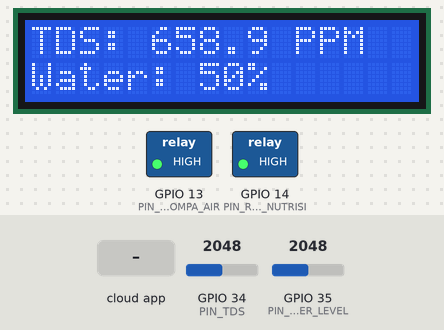
A program run on a simulated ESP32. Shown: 16×2 character LCD, switched loads named in the program (green lamp = pin HIGH). The inputs (shaded band) are chosen by the test bench; at power-on: GPIO 35 (PIN_WATER_LEVEL) = 2048, GPIO 34 (PIN_TDS) = 2048. WiFi joins after 1.5 s; servers stay silent unless stated; EEPROM starts erased; the Firebase database answers and starts empty; what the program prints to the serial monitor is not drawn.

Above: at 5.9 s.
6.0 s: the phone or cloud app sets status to 1
At 6.7 s:
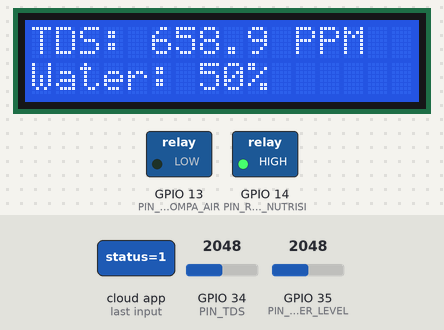
7.7 s: GPIO 35 (PIN_WATER_LEVEL) set to 850
At 11.1 s:
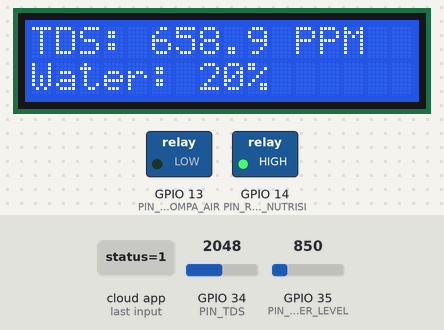
11.9 s: GPIO 35 (PIN_WATER_LEVEL) set to 761
At 16.8 s:
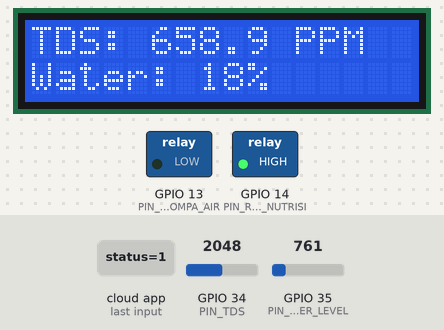
17.1 s: GPIO 34 (PIN_TDS) set to 2866
At 21.5 s:
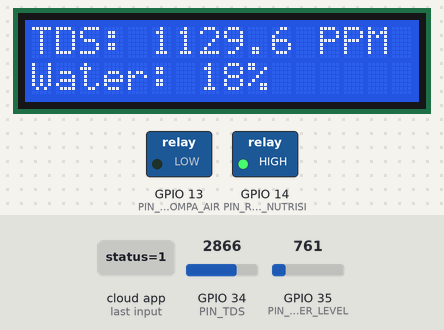
22.3 s: GPIO 34 (PIN_TDS) set to 3603
At 27.4 s:
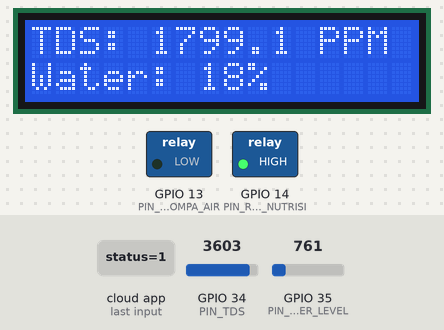
Timing chart, 0 to 28.9 s (numbered marks = the images above; inputs shaded):
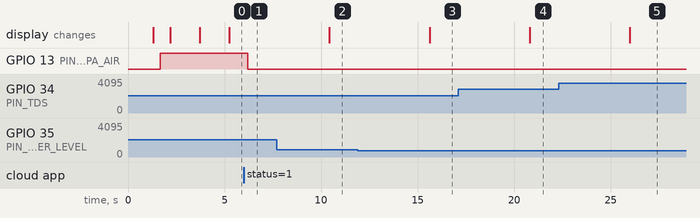

The program:

main.cpp
```cpp
/*
 * ================================================================
 * SmartAgro Siramku - ESP32 Firmware
 * Platform : PlatformIO + Arduino Framework
 * Deskripsi: Membaca Sensor TDS & Water Level, mengendalikan
 *            2 pompa via Relay, dan sinkronisasi dua arah
 *            dengan Firebase Realtime Database.
 *
 *            FITUR BARU: Konfigurasi WiFi via Aplikasi Android
 *            ESP32 menjalankan Access Point (SIRAMKU_SETUP)
 *            bersamaan dengan mode Station. Aplikasi Android
 *            terhubung ke AP, mengirim SSID+Password baru via
 *            HTTP POST, dan ESP32 menyimpan ke NVS lalu restart.
 * ================================================================
 *
 * === KONFIGURASI PIN ===
 * Sensor TDS        (A)  --> GPIO 34
 * Sensor Water Level(S)  --> GPIO 35
 * Relay Pompa Air   (IN1)--> GPIO 13
 * Relay Pompa Nutrisi(IN2)-> GPIO 14
 * ================================================================
 */

#include <Arduino.h>
#include <WiFi.h>
#include <WebServer.h>
#include <Preferences.h>
#include <Firebase_ESP_Client.h>
// Wajib disertakan untuk helper addData dan error print
#include "addons/TokenHelper.h"
#include "addons/RTDBHelper.h"
#include <Wire.h>
#include <LiquidCrystal_I2C.h>

// ================================================================
// KONFIGURASI - ISI SESUAI DATA ANDA
// ================================================================
#define DEFAULT_SSID     "Putrakembar"
#define DEFAULT_PASSWORD "Molymocy01"

// Access Point untuk konfigurasi WiFi dari Aplikasi Android
#define AP_SSID     "SIRAMKU_SETUP"
#define AP_PASSWORD "12345678"

// Ambil dari Firebase Console > Project Settings > General
// Contoh: "https://nama-proyek-default-rtdb.asia-southeast1.firebasedatabase.app"
#define DATABASE_URL  "https://siramku-10ead-default-rtdb.asia-southeast1.firebasedatabase.app"

// Ambil dari Firebase Console > Project Settings > Service Accounts > Database Secrets
// ATAU lebih aman: gunakan API Key dari Project Settings > General
#define API_KEY       "AIzaSyB-FTmbBeDp3It7aSm1uAN4WvF6SNfBJf0"

// ================================================================
// DEFINISI PIN
// ================================================================
#define PIN_TDS          34   // Sinyal Analog dari Sensor TDS
#define PIN_WATER_LEVEL  35   // Sinyal Analog dari Sensor Water Level
#define PIN_RELAY_POMPA_AIR      13   // IN1 Relay -> Pompa Air
#define PIN_RELAY_POMPA_NUTRISI  14   // IN2 Relay -> Pompa Nutrisi
#define I2C_SDA          22   // SDA LCD -> kabel terpasang ke GPIO 22 (D22)
#define I2C_SCL          21   // SCL LCD -> kabel terpasang ke GPIO 21 (D21)

// ================================================================
// KONFIGURASI THRESHOLD (AMBANG BATAS OTOMATIS)
// ================================================================
#define TDS_MIN         300   // PPM minimum (di bawah ini, pompa nutrisi ON otomatis)
#define WATER_LEVEL_MIN  20   // Persentase minimum (di bawah ini, buzzer/alert ON)

// ================================================================
// VARIABEL GLOBAL
// ================================================================
FirebaseData   fbdo;        // Untuk semua operasi Firebase (read & write)
FirebaseAuth   auth;
FirebaseConfig config;

// LCD - alamat akan di-deteksi otomatis saat setup()
// Kedua alamat yang umum: 0x27 atau 0x3F
LiquidCrystal_I2C lcd(0x27, 16, 2); // default, bisa berubah saat runtime

// Preferences (NVS) untuk menyimpan WiFi credentials
Preferences prefs;

// WebServer untuk menerima konfigurasi WiFi dari aplikasi Android
WebServer server(80);

// WiFi credentials yang aktif (dimuat dari NVS saat boot)
String activeSSID;
String activePassword;

unsigned long lastSendTime  = 0;
const long    SEND_INTERVAL = 5000; // Kirim data setiap 5 detik

bool pompaAirStatus     = false;
bool pompaNutrisiStatus = false;

// Indeks slot histori (0=Sen, 1=Sel, ..., 6=Min)
// Setiap hari indeks akan bergeser saat ESP32 baru menyala.
// Untuk testing: nilai dimulai dari 0 dan bertambah otomatis.
int  indeksHari = 0;
unsigned long lastHistoriTime = 0;
const long    HISTORI_INTERVAL = 60000; // Update histori setiap 1 menit

// Flag apakah WiFi Station berhasil terhubung
bool wifiConnected = false;

// ================================================================
// FUNGSI PEMBANTU: Konversi ADC ESP32 ke Persentase Level Air
// ================================================================
int bacaWaterLevel() {
    int raw = analogRead(PIN_WATER_LEVEL); // Nilai 0 - 4095
    // Sensor analog water level: semakin dalam air, nilai ADC semakin tinggi
    // Kalibrasi: 0 = kering, 4095 = tercelup penuh (100%)
    int persentase = map(raw, 0, 4095, 0, 100);
    return constrain(persentase, 0, 100);
}

// ================================================================
// FUNGSI PEMBANTU: Konversi ADC ESP32 ke nilai TDS (PPM)
// ================================================================
float bacaTDS() {
    int raw = analogRead(PIN_TDS); // Nilai 0 - 4095 dari ESP32 12-bit ADC
    // Rumus konversi tegangan ke PPM (perkiraan untuk sensor analog murah)
    float voltase = raw * (3.3 / 4095.0);
    // Koefisien kalibrasi standar dari datasheet TDS Meter v1.0
    float tds = (133.42 * voltase * voltase * voltase
               - 255.86 * voltase * voltase
               + 857.39 * voltase) * 0.5;
    return tds > 0 ? tds : 0;
}

// ================================================================
// FUNGSI: Atur status Relay
// ================================================================
void setRelay(int pin, bool nyala) {
    // Relay umumnya bersifat ACTIVE LOW:
    // LOW  = Relay aktif (pompa NYALA)
    // HIGH = Relay tidak aktif (pompa MATI)
    digitalWrite(pin, nyala ? LOW : HIGH);
}

// ================================================================
// FUNGSI: Dengarkan perintah dari Firebase (Read)
// ================================================================
void listenKontrolDariFirebase() {
    // Baca status Pompa Air dari Firebase
    if (Firebase.RTDB.getBool(&fbdo, "Controls/pompa_air/status")) {
        bool statusBaru = fbdo.boolData();
        if (statusBaru != pompaAirStatus) {
            pompaAirStatus = statusBaru;
            setRelay(PIN_RELAY_POMPA_AIR, pompaAirStatus);
            Serial.printf("[Firebase] Pompa Air -> %s\n", pompaAirStatus ? "NYALA" : "MATI");
        }
    } else {
        Serial.printf("[ERROR] Gagal baca pompa_air: %s\n", fbdo.errorReason().c_str());
    }
}

// ================================================================
// FUNGSI: Kirim data sensor ke Firebase (Write)
// ================================================================
void kirimDataSensor(float tds, int waterLevel) {
    // Kirim TDS ke Firebase
    if (Firebase.RTDB.setFloat(&fbdo, "Sensors/tds_ppm", tds)) {
        Serial.printf("[Firebase] TDS terkirim: %.1f PPM\n", tds);
    } else {
        Serial.printf("[ERROR] Gagal kirim TDS: %s\n", fbdo.errorReason().c_str());
    }

    // Kirim Water Level ke Firebase
    if (Firebase.RTDB.setInt(&fbdo, "Sensors/water_level_pct", waterLevel)) {
        Serial.printf("[Firebase] Water Level terkirim: %d%%\n", waterLevel);
    } else {
        Serial.printf("[ERROR] Gagal kirim Water Level: %s\n", fbdo.errorReason().c_str());
    }

    // ---- Simpan ke histori mingguan (untuk grafik Dashboard Android) ----
    // Node: Sensors/history/mingguan/0 s/d /6 (Senin-Minggu)
    String pathMingguan = "Sensors/history/mingguan/" + String(indeksHari);
    Firebase.RTDB.setFloat(&fbdo, pathMingguan.c_str(), waterLevel);
    Serial.printf("[Firebase] Histori[%d] terkirim: %d%%\n", indeksHari, waterLevel);
}

// ================================================================
// FUNGSI: Setup HTTP Server untuk Konfigurasi WiFi
// ================================================================
void setupWifiConfigServer() {
    // ---- Endpoint: GET /status ----
    // Mengembalikan info status ESP32 dalam format plain text
    // Format: DEVICE_NAME|STATUS|SSID|IP_ADDRESS
    server.on("/status", HTTP_GET, []() {
        server.sendHeader("Access-Control-Allow-Origin", "*");

        String status = (WiFi.status() == WL_CONNECTED) ? "Online" : "Offline";
        String ssid   = (WiFi.status() == WL_CONNECTED) ? WiFi.SSID() : activeSSID;
        String ip     = (WiFi.status() == WL_CONNECTED) ? WiFi.localIP().toString() : "Tidak tersedia";

        // Format: DEVICE_NAME|STATUS|SSID|IP_ADDRESS
        String response = "ESP32 SIRAMKU|" + status + "|" + ssid + "|" + ip;
        server.send(200, "text/plain", response);

        Serial.println("[Web] GET /status -> " + response);
    });

    // ---- Endpoint: POST /setwifi ----
    // Menerima SSID dan password WiFi baru dari aplikasi Android
    // Format body: SSID,PASSWORD (dipisah koma)
    server.on("/setwifi", HTTP_POST, []() {
        server.sendHeader("Access-Control-Allow-Origin", "*");

        if (server.hasArg("plain")) {
            String body = server.arg("plain");
            int commaIdx = body.indexOf(',');

            if (commaIdx > 0) {
                String newSSID = body.substring(0, commaIdx);
                String newPass = body.substring(commaIdx + 1);

                // Validasi: SSID tidak boleh kosong
                newSSID.trim();
                newPass.trim();

                if (newSSID.length() == 0) {
                    server.send(400, "text/plain", "ERROR: SSID tidak boleh kosong");
                    return;
                }

                // Simpan ke NVS (Preferences)
                prefs.putString("wifi_ssid", newSSID);
                prefs.putString("wifi_pass", newPass);

                Serial.printf("[Web] WiFi credentials disimpan: SSID='%s'\n", newSSID.c_str());

                server.send(200, "text/plain", "OK: WiFi berhasil dikonfigurasi. ESP32 akan restart.");

                // Beri waktu respons terkirim sebelum restart
                delay(1500);
                ESP.restart();
                return;
            }
        }
        server.send(400, "text/plain", "ERROR: Format tidak valid. Gunakan: SSID,PASSWORD");
    });

    // ---- Endpoint: OPTIONS (CORS preflight) ----
    server.on("/setwifi", HTTP_OPTIONS, []() {
        server.sendHeader("Access-Control-Allow-Origin", "*");
        server.sendHeader("Access-Control-Allow-Methods", "POST, GET, OPTIONS");
        server.sendHeader("Access-Control-Allow-Headers", "Content-Type");
        server.send(200);
    });

    server.begin();
    Serial.println("[Web] HTTP Server dimulai pada port 80");
}

// ================================================================
// FUNGSI: Koneksi WiFi Station
// ================================================================
bool connectWiFiStation() {
    Serial.print("[WiFi] Menghubungkan ke ");
    Serial.println(activeSSID);

    WiFi.begin(activeSSID.c_str(), activePassword.c_str());

    // Timeout: tunggu hingga 20 detik (40 x 500ms)
    int wifiTries = 0;
    while (WiFi.status() != WL_CONNECTED && wifiTries < 40) {
        delay(500);
        Serial.print(".");
        wifiTries++;
    }

    if (WiFi.status() == WL_CONNECTED) {
        Serial.println("\n[WiFi] Terhubung! IP: " + WiFi.localIP().toString());
        return true;
    } else {
        Serial.println("\n[WiFi] GAGAL TERHUBUNG! Silakan konfigurasi via aplikasi.");
        return false;
    }
}

// ================================================================
// SETUP
// ================================================================
void setup() {
    Serial.begin(115200);
    delay(1000); // Beri waktu Serial Monitor untuk siap
    Serial.println("\n=== SmartAgro Siramku - Booting... ===");

    // ================================================================
    // INISIALISASI I2C & LCD
    // Wire.begin() HARUS dipanggil SATU KALI di sini dengan pin kustom.
    // Jangan panggil lcd.init() karena akan memanggil Wire.begin() ulang!
    // ================================================================
    Wire.begin(I2C_SDA, I2C_SCL);
    delay(300); // Tunggu I2C bus stabil

    // Scan I2C: cari alamat LCD yang aktif
    Serial.printf("[I2C] Scanning bus... SDA=GPIO%d SCL=GPIO%d\n", I2C_SDA, I2C_SCL);
    uint8_t alamatLCD = 0;
    for (uint8_t addr = 1; addr < 127; addr++) {
        Wire.beginTransmission(addr);
        if (Wire.endTransmission() == 0) {
            Serial.printf("[I2C] Device ditemukan di alamat: 0x%02X\n", addr);
            if (alamatLCD == 0) alamatLCD = addr; // Ambil alamat pertama
        }
    }

    if (alamatLCD == 0) {
        Serial.println("[LCD] GAGAL: Tidak ada device I2C ditemukan!");
        Serial.println("      Cek kabel: VCC=5V, GND, SDA, SCL");
    } else {
        Serial.printf("[LCD] Menggunakan alamat: 0x%02X\n", alamatLCD);

        // Gunakan alamat yang ditemukan scanner
        LiquidCrystal_I2C lcdTemp(alamatLCD, 16, 2);
        lcdTemp.begin(16, 2); // JANGAN lcd.init() -- akan reset Wire!
        lcdTemp.backlight();
        delay(200);
        lcdTemp.clear();
        lcdTemp.setCursor(0, 0);
        lcdTemp.print("SmartAgro Siram");
        lcdTemp.setCursor(0, 1);
        lcdTemp.print("Booting...");
        Serial.println("[LCD] Teks sudah dikirim ke layar.");

        // Perbarui juga objek lcd global agar loop() bisa pakai
        lcd = LiquidCrystal_I2C(alamatLCD, 16, 2);
        lcd.begin(16, 2);
        lcd.backlight();
    }

    // Inisialisasi pin
    pinMode(PIN_TDS,          INPUT);
    pinMode(PIN_WATER_LEVEL,  INPUT);
    pinMode(PIN_RELAY_POMPA_AIR,     OUTPUT);
    pinMode(PIN_RELAY_POMPA_NUTRISI, OUTPUT);

    // Pastikan pompa dalam kondisi MATI saat pertama menyala
    Serial.println("Mematikan Relay Pompa...");
    setRelay(PIN_RELAY_POMPA_AIR,     false);
    setRelay(PIN_RELAY_POMPA_NUTRISI, false);

    // ================================================================
    // INISIALISASI PREFERENCES (NVS) - Muat WiFi credentials tersimpan
    // ================================================================
    prefs.begin("wifi", false);
    activeSSID     = prefs.getString("wifi_ssid", DEFAULT_SSID);
    activePassword = prefs.getString("wifi_pass", DEFAULT_PASSWORD);
    Serial.printf("[NVS] SSID tersimpan: '%s'\n", activeSSID.c_str());

    // ================================================================
    // MODE AP+STA (Access Point + Station bersamaan)
    // AP selalu aktif agar aplikasi Android bisa konfigurasi WiFi
    // Station mencoba konek ke WiFi yang tersimpan
    // ================================================================
    WiFi.mode(WIFI_AP_STA);

    // Mulai Access Point
    WiFi.softAP(AP_SSID, AP_PASSWORD);
    delay(500);
    Serial.println("[AP] Access Point aktif!");
    Serial.printf("[AP] SSID: %s | Password: %s\n", AP_SSID, AP_PASSWORD);
    Serial.println("[AP] IP: " + WiFi.softAPIP().toString());

    // Tampilkan di LCD
    lcd.clear();
    lcd.setCursor(0, 0);
    lcd.print("AP: SIRAMKU");
    lcd.setCursor(0, 1);
    lcd.print(WiFi.softAPIP().toString());

    // Mulai HTTP Server (selalu aktif, baik STA konek maupun tidak)
    setupWifiConfigServer();

    // Coba koneksi WiFi Station
    wifiConnected = connectWiFiStation();

    if (wifiConnected) {
        lcd.clear();
        lcd.setCursor(0, 0);
        lcd.print("WiFi OK!");
        lcd.setCursor(0, 1);
        lcd.print(WiFi.localIP().toString());
    } else {
        lcd.clear();
        lcd.setCursor(0, 0);
        lcd.print("WiFi GAGAL!");
        lcd.setCursor(0, 1);
        lcd.print("Config via App");
        // Jangan return! AP tetap aktif untuk konfigurasi
    }

    // ---- Inisialisasi Firebase (hanya jika WiFi terhubung) ----
    if (wifiConnected) {
        config.api_key       = API_KEY;
        config.database_url  = DATABASE_URL;
        config.token_status_callback = tokenStatusCallback;

        // Beri waktu jaringan stabil sebelum signUp
        delay(1000);

        // Daftar sebagai pengguna anonim (aktifkan di Firebase Console > Authentication > Anonymous)
        if (Firebase.signUp(&config, &auth, "", "")) {
            Serial.println("[Firebase] Login anonim sukses!");
        } else {
            Serial.printf("[Firebase] Gagal login: %s\n", config.signer.signupError.message.c_str());
            Serial.println("[Firebase] Pastikan Anonymous Auth diaktifkan di Firebase Console.");
        }

        Firebase.begin(&config, &auth);
        Firebase.reconnectWiFi(true);

        Serial.println("[Firebase] Menghubungkan ke database...");
    }
}

// ================================================================
// LOOP UTAMA
// ================================================================
void loop() {
    // Selalu handle HTTP requests (AP selalu aktif)
    server.handleClient();

    // Auto-reconnect WiFi jika putus
    if (WiFi.status() != WL_CONNECTED) {
        if (wifiConnected) {
            // Sebelumnya terhubung, coba reconnect
            Serial.println("[WiFi] Koneksi terputus! Mencoba reconnect...");
            wifiConnected = false;
        }

        // Coba reconnect setiap 10 detik (tidak blocking)
        static unsigned long lastReconnect = 0;
        if (millis() - lastReconnect > 10000) {
            lastReconnect = millis();
            WiFi.disconnect();
            WiFi.begin(activeSSID.c_str(), activePassword.c_str());
            int tries = 0;
            while (WiFi.status() != WL_CONNECTED && tries < 10) {
                delay(500);
                Serial.print(".");
                tries++;
            }
            if (WiFi.status() == WL_CONNECTED) {
                Serial.println("\n[WiFi] Reconnect berhasil!");
                wifiConnected = true;

                // Re-init Firebase setelah reconnect
                if (!Firebase.ready()) {
                    config.api_key       = API_KEY;
                    config.database_url  = DATABASE_URL;
                    config.token_status_callback = tokenStatusCallback;
                    Firebase.signUp(&config, &auth, "", "");
                    Firebase.begin(&config, &auth);
                    Firebase.reconnectWiFi(true);
                }
            } else {
                Serial.println("\n[WiFi] Reconnect gagal, coba lagi nanti...");
            }
        }
        return; // Jangan lanjut ke Firebase jika belum terhubung
    }

    if (!Firebase.ready()) {
        Serial.println("[Firebase] Menunggu koneksi...");
        delay(1000);
        return;
    }

    // 1. Selalu dengarkan perintah dari Aplikasi Android (via Firebase)
    listenKontrolDariFirebase();

    // 2. Kirim data sensor setiap SEND_INTERVAL milidetik (default: 5 detik)
    if (millis() - lastSendTime > SEND_INTERVAL) {
        lastSendTime = millis();

        float tds        = bacaTDS();
        int   waterLevel = bacaWaterLevel();

        // Tampilkan di Serial Monitor untuk debugging
        Serial.printf("\n--- Pembacaan Sensor ---\n");
        Serial.printf("TDS        : %.1f PPM\n", tds);
        Serial.printf("Water Level: %d%%\n",     waterLevel);

        // Tampilkan di LCD
        lcd.clear();
        lcd.setCursor(0, 0);
        lcd.print("TDS: ");
        lcd.print(tds, 1);
        lcd.print(" PPM");

        lcd.setCursor(0, 1);
        lcd.print("Water: ");
        lcd.print(waterLevel);
        lcd.print("%");

        // Kirim ke Firebase
        kirimDataSensor(tds, waterLevel);

        // 3. Logika Otomatis: Jika air di bawah batas minimum, tampilkan peringatan
        if (waterLevel < WATER_LEVEL_MIN) {
            Serial.println("[PERINGATAN] Level Air RENDAH! Harap isi ulang reservoir.");
            Firebase.RTDB.setBool(&fbdo, "Sensors/alert_air_rendah", true);
        } else {
            Firebase.RTDB.setBool(&fbdo, "Sensors/alert_air_rendah", false);
        }
    }

    // 4. Geser indeks histori setiap HISTORI_INTERVAL (setiap menit untuk testing)
    if (millis() - lastHistoriTime > HISTORI_INTERVAL) {
        lastHistoriTime = millis();
        indeksHari = (indeksHari + 1) % 7; // Berputar: 0,1,2,3,4,5,6,0,1,...
    }

    delay(200); // Jeda singkat agar prosesor tidak terlalu panas
}
```

Measured:
- after the input at 6.0 s, GPIO 13 (PIN_RELAY_POMPA_AIR): HIGH → LOW after 0.20 s
- after the input at 7.7 s, the display: changes after 2.7 s (image 2)
- after the input at 11.9 s, the display: changes after 3.7 s (image 3)
- after the input at 17.1 s, the display: changes after 3.7 s (image 4)
- after the input at 22.3 s, the display: changes after 3.7 s (image 5)
